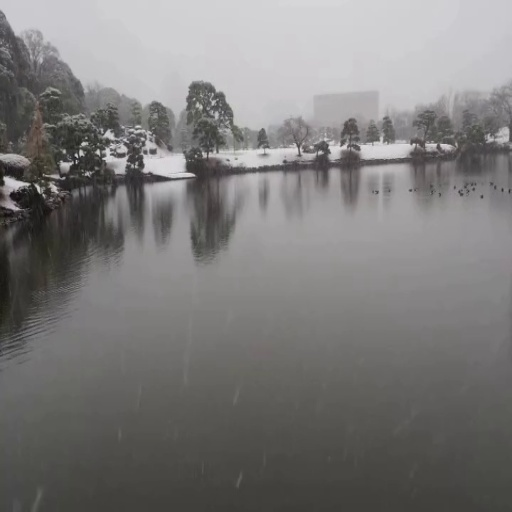
#> input picture Feature-Based-Approach/Feature-Based-Experiments/Image 4/000004 copy.jpg, 512 x 512 px
$ jupyter execute Image_Stitching_4.ipynb   (shell and % lines are left out)
#> lines starting #> are read from the running program, lines starting #| are printed output that depends on the picture
[cell 1]
from random import randrange
import matplotlib.pyplot as plt
import numpy as np
import cv2
figsize = (10, 10)

[cell 2]
'''
rgb_l = cv2.cvtColor(cv2.imread('/content/drive/MyDrive/left.jpg'), cv2.COLOR_BGR2RGB)
gray_l = cv2.cvtColor(rgb_l, cv2.COLOR_RGB2GRAY)
rgb_r = cv2.cvtColor(cv2.imread("/content/drive/MyDrive/right.jpg"), cv2.COLOR_BGR2RGB)
gray_r = cv2.cvtColor(rgb_r, cv2.COLOR_RGB2GRAY)
'''


rgb_l = cv2.cvtColor(cv2.imread('000004 copy.jpg'), cv2.COLOR_BGR2RGB)
gray_l = cv2.cvtColor(rgb_l, cv2.COLOR_RGB2GRAY)
rgb_r = cv2.cvtColor(cv2.imread("000004 copy 2.jpg"), cv2.COLOR_BGR2RGB)
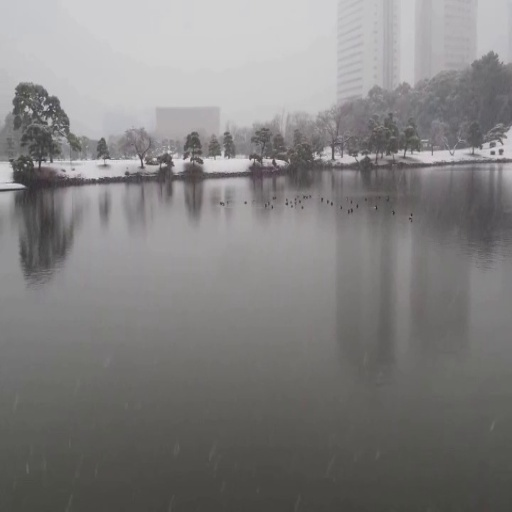
#> input picture Feature-Based-Approach/Feature-Based-Experiments/Image 4/000004 copy 2.jpg, 512 x 512 px
gray_r = cv2.cvtColor(rgb_r, cv2.COLOR_RGB2GRAY)

[cell 3]
# use orb if sift is not installed
#feature_extractor = cv2.SIFT_create()
feature_extractor = cv2.xfeatures2d.SIFT_create()
# find the keypoints and descriptors with chosen feature_extractor
kp_l, desc_l = feature_extractor.detectAndCompute(gray_l, None)
#> kp_l = 644 keypoints; strongest (x, y, size): (12, 184, 9.7), (76, 155, 2.1), (98, 152, 3), (81, 153, 3.4)
kp_r, desc_r = feature_extractor.detectAndCompute(gray_r, None)
#> kp_r = 470 keypoints; strongest (x, y, size): (493, 153, 2.8), (280, 163, 4.8), (501, 151, 3.3), (163, 165, 2.9)

test = cv2.drawKeypoints(rgb_l, kp_l, None, flags=cv2.DRAW_MATCHES_FLAGS_DRAW_RICH_KEYPOINTS)
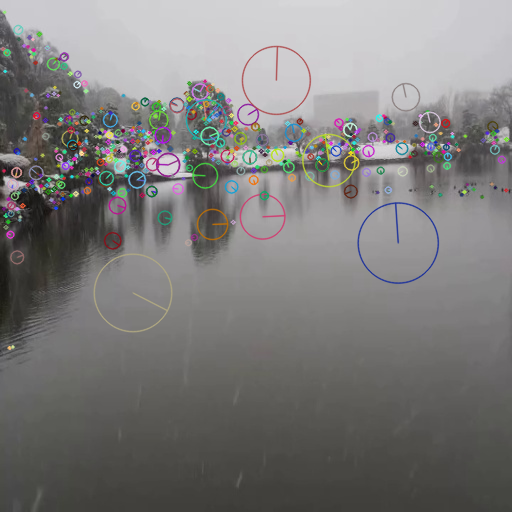
#> test: shape (512, 512, 3); mean R, G, B 124.6, 123.4, 122.6

plt.figure(figsize=figsize)
plt.imshow(test)
plt.title("keypoints")

[cell 4]
bf = cv2.BFMatcher()
matches = bf.knnMatch(desc_l, desc_r, k=2)
#> matches = 644 matches

# Apply ratio test
good_and_second_good_match_list = []
for m in matches:
    if m[0].distance/m[1].distance < 0.5:
        good_and_second_good_match_list.append(m)
#> after the loop, good_and_second_good_match_list = 141 matches
good_match_arr = np.asarray(good_and_second_good_match_list)[:,0]

# show only 30 matches
im_matches = cv2.drawMatchesKnn(rgb_l, kp_l, rgb_r, kp_r,
                                good_and_second_good_match_list[0:30], None, flags=cv2.DrawMatchesFlags_NOT_DRAW_SINGLE_POINTS)
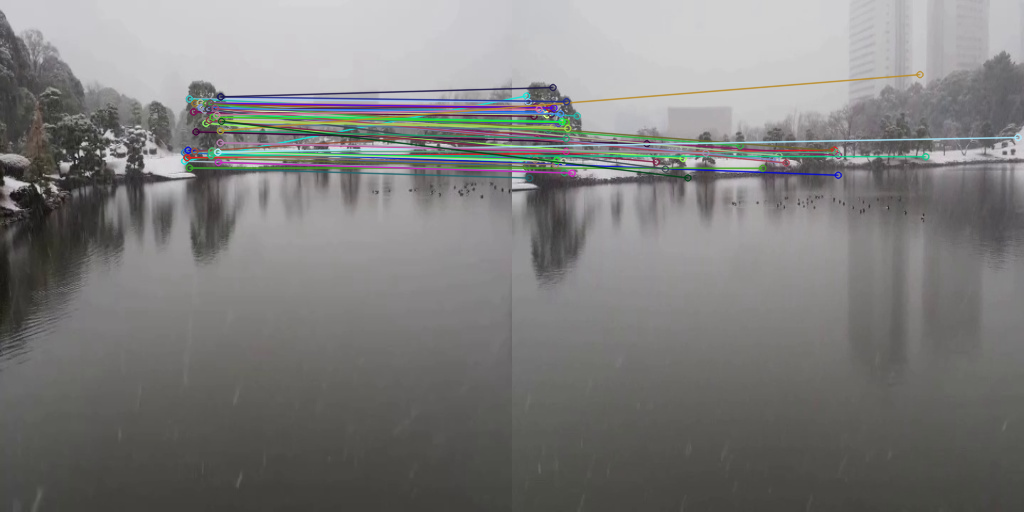
#> im_matches: shape (512, 1024, 3); mean R, G, B 125.9, 125.6, 124.6

plt.figure(figsize=(20, 20))
plt.imshow(im_matches)
plt.title("keypoints matches")
plt.show()

[cell 5]
good_kp_l = np.array([kp_l[m.queryIdx].pt for m in good_match_arr])
#> good_kp_l = 141 pairs, first value 184.1 to 493.3, second value 96.36 to 195.2
good_kp_r = np.array([kp_r[m.trainIdx].pt for m in good_match_arr])
#> good_kp_r = 141 pairs, first value 10.99 to 319.6, second value 101.2 to 208.9
H, masked = cv2.findHomography(good_kp_r, good_kp_l, cv2.RANSAC, 5.0)
#> H = [[0.682, -0.00988, 177.1], [-0.12, 0.893, 9.01], [-0.000637, 4.59e-06, 1]]; masked = 141 values from 1 to 1

print(H)
#| [[ 6.82053311e-01 -9.88373250e-03  1.77141549e+02]
#|  [-1.19567737e-01  8.93340995e-01  9.01167765e+00]
#|  [-6.37320917e-04  4.58849357e-06  1.00000000e+00]]

[cell 6]
rgb_r_warped = cv2.warpPerspective(rgb_r, H, (rgb_l.shape[1] + rgb_r.shape[1], rgb_l.shape[0]))
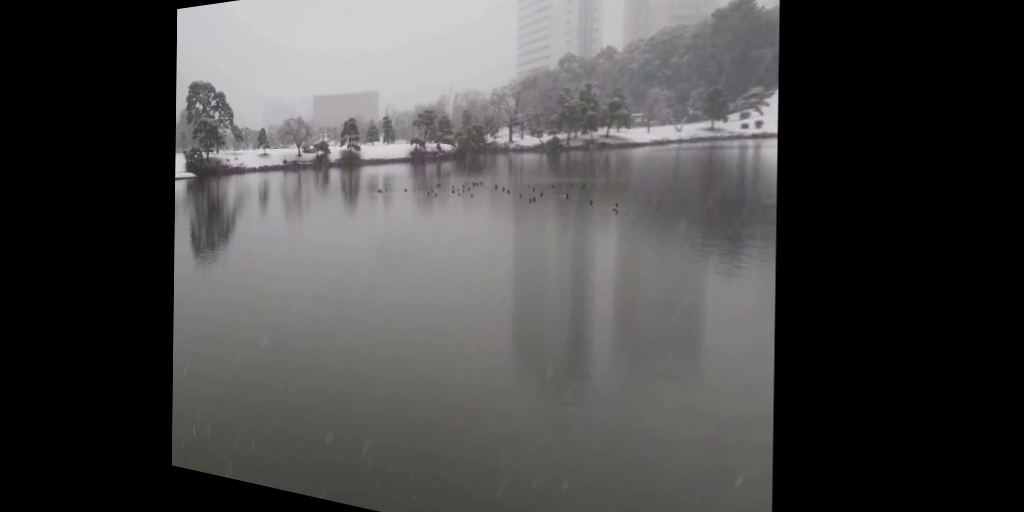
#> rgb_r_warped: shape (512, 1024, 3); mean R, G, B 73, 72.2, 72
rgb_r_warped[0:rgb_l.shape[0], 0:rgb_l.shape[1]] = rgb_l
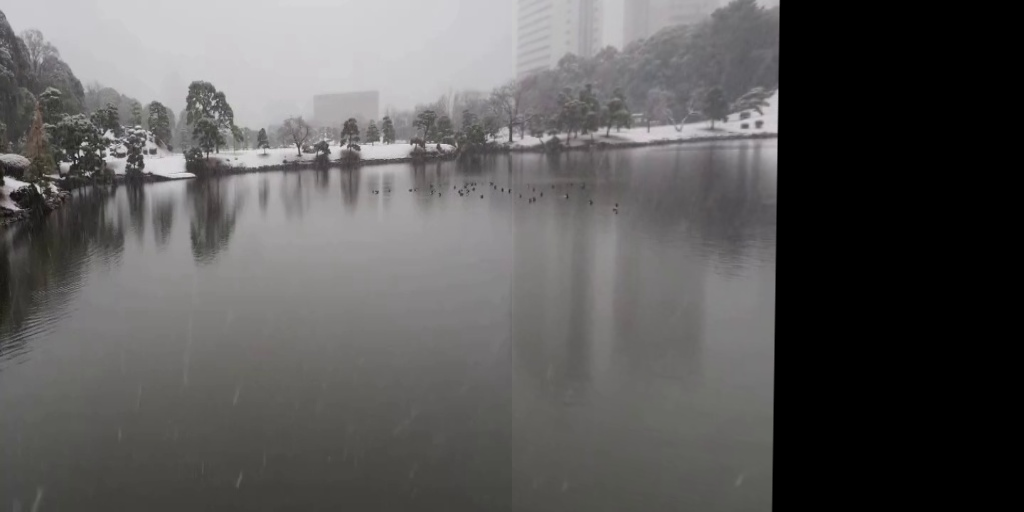
#> rgb_r_warped: shape (512, 1024, 3); mean R, G, B 92.1, 91.1, 90.6

plt.figure(figsize=figsize)
plt.imshow(rgb_r_warped)
plt.title("naive warping")
plt.show()

[cell 7]
def warpTwoImages(img1, img2, H):
    '''warp img2 to img1 with homograph H
    from: https://stackoverflow.com/questions/13063201/how-to-show-the-whole-image-when-using-opencv-warpperspective
    '''
    h1, w1 = img1.shape[:2]
#> h1 = 512; w1 = 512
    h2, w2 = img2.shape[:2]
#> h2 = 512; w2 = 512
    pts1 = np.float32([[0, 0], [0, h1], [w1, h1], [w1, 0]]).reshape(-1, 1, 2)
#> pts1 = [[0, 0], [0, 512], [512, 512], [512, 0]]
    pts2 = np.float32([[0, 0], [0, h2], [w2, h2], [w2, 0]]).reshape(-1, 1, 2)
#> pts2 = [[0, 0], [0, 512], [512, 512], [512, 0]]
    pts2_ = cv2.perspectiveTransform(pts2, H)
#> pts2_ = [[177.1, 9.01], [171.7, 465.3], [771.1, 599.3], [781.3, -77.49]]
    pts = np.concatenate((pts1, pts2_), axis=0)
#> pts = [[0, 0], [0, 512], [512, 512], [512, 0], [177.1, 9.01], [171.7, 465.3], [771.1, 599.3], [781.3, -77.49]]
    [xmin, ymin] = np.int32(pts.min(axis=0).ravel() - 0.5)
#> xmin = 0; ymin = -77
    [xmax, ymax] = np.int32(pts.max(axis=0).ravel() + 0.5)
#> xmax = 781; ymax = 599
    t = [-xmin, -ymin]
#> t = [0, 77]
    Ht = np.array([[1, 0, t[0]], [0, 1, t[1]], [0, 0, 1]])  # translate
#> Ht = [[1, 0, 0], [0, 1, 77], [0, 0, 1]]

    result = cv2.warpPerspective(img2, Ht@H, (xmax-xmin, ymax-ymin))
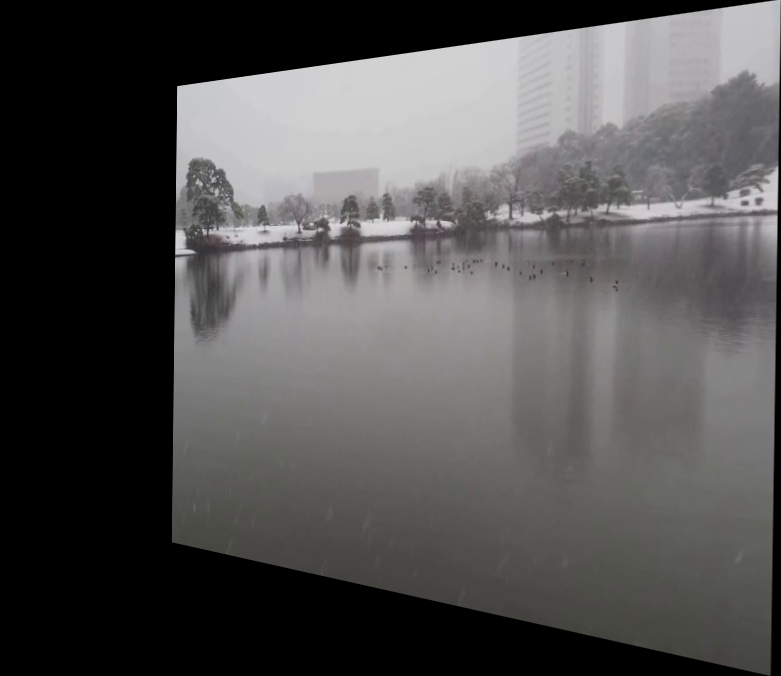
#> result: shape (676, 781, 3); mean R, G, B 82.5, 81.7, 81.3
    result[t[1]:h1+t[1], t[0]:w1+t[0]] = img1
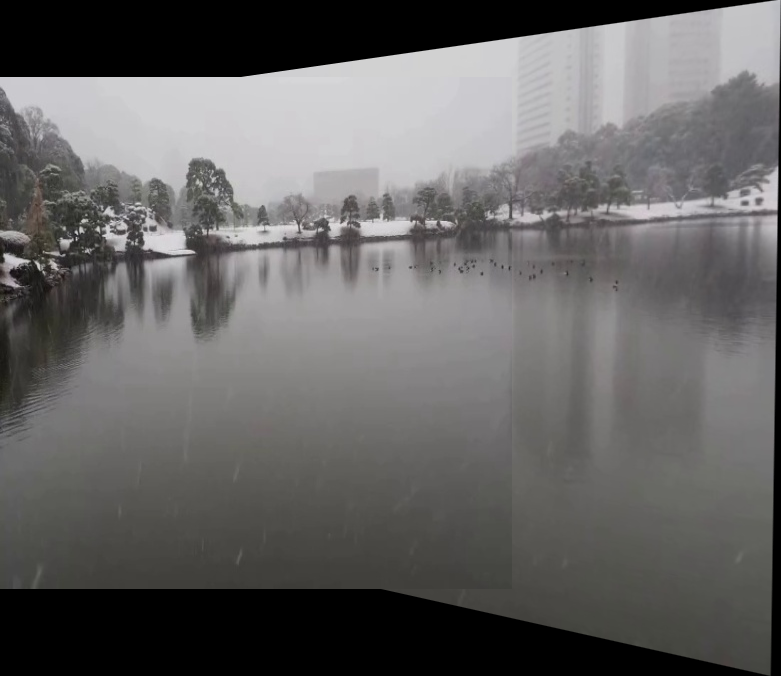
#> result: shape (676, 781, 3); mean R, G, B 101.4, 100.4, 99.9
    return result


result = warpTwoImages(rgb_l, rgb_r, H)

plt.figure(figsize=figsize)
plt.imshow(result)
plt.title("better warping")
plt.show()
